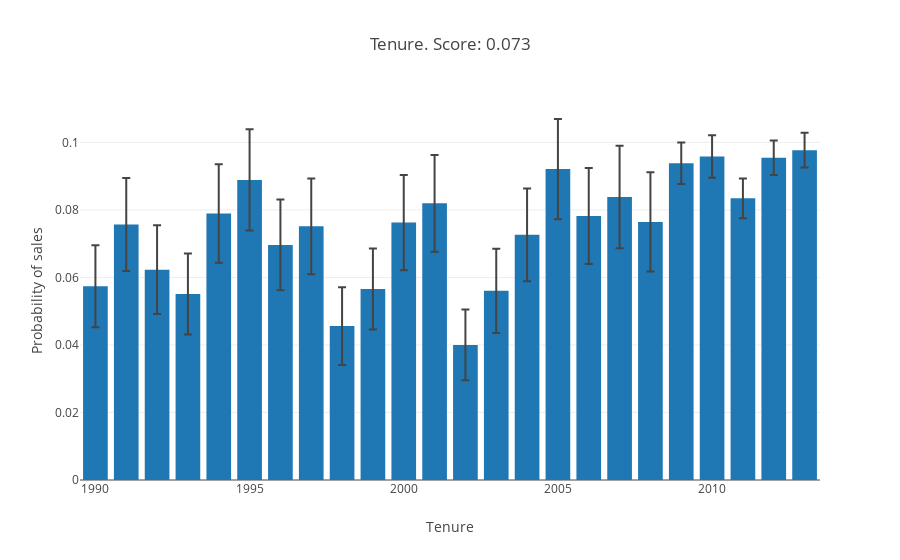

The cell this chart's notebook holds for it:
### Markdown cell above
### Tenure ###

Client's tenure (year when the person became a client of the company)

### Code cell
scores['Tenure'], fig = analyze_feature('Tenure', db1, db1_train, db1_test)
iplot(fig)

### Figure 1 — Plotly figure (JSON) as saved in the notebook; plotly's stock layout.template omitted (floating-point values rounded to 4 significant figures)
{"data": [{"error_y": {"array": [0.01216, 0.01375, 0.01317, 0.01198, 0.01458, 0.015, 0.01343, 0.01417, 0.0115, 0.012, 0.01411, 0.01434, 0.01047, 0.01249, 0.01372, 0.01483, 0.01419, 0.01516, 0.01469, 0.006136, 0.006289, 0.00589, 0.0051, 0.005156], "type": "data", "visible": true}, "name": "Sales probability", "type": "bar", "x": [1990, 1991, 1992, 1993, 1994, 1995, 1996, 1997, 1998, 1999, 2000, 2001, 2002, 2003, 2004, 2005, 2006, 2007, 2008, 2009, 2010, 2011, 2012, 2013], "y": [0.05738, 0.07568, 0.06231, 0.0551, 0.07895, 0.08889, 0.06964, 0.07514, 0.04559, 0.0566, 0.07627, 0.08197, 0.04, 0.05605, 0.07263, 0.09211, 0.07821, 0.08383, 0.07645, 0.09385, 0.09585, 0.08345, 0.09548, 0.09771]}], "layout": {"barmode": "group", "title": "Tenure. Score: 0.073", "xaxis": {"title": "Tenure"}, "yaxis": {"title": "Probability of sales"}}}
